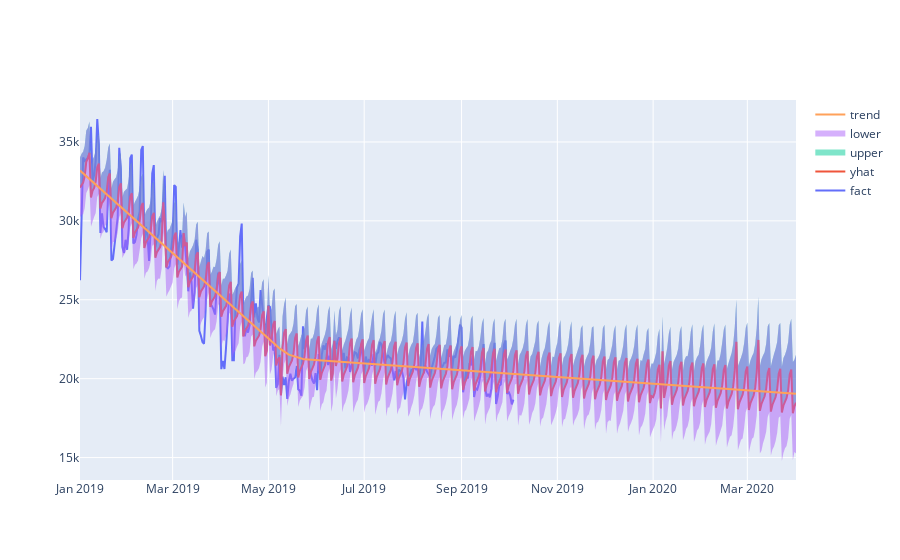

Notebook code for this chart:
### Code cell
# Рисуем график с границами прогноза на полном периоде
iplot([
    go.Scatter(x=df['ds'], y=df['y'], name='fact'),
    go.Scatter(x=final_forecast['ds'], y=final_forecast['yhat'], name='yhat'),
    go.Scatter(x=final_forecast['ds'], y=final_forecast['yhat_upper'], fill='tonexty', mode='none', name='upper'),
    go.Scatter(x=final_forecast['ds'], y=final_forecast['yhat_lower'], fill='tonexty', mode='none', name='lower'),
    go.Scatter(x=final_forecast['ds'], y=final_forecast['trend'], name='trend')
])

### Figure 1 — Plotly figure (JSON) as saved in the notebook; plotly's stock layout.template omitted (floating-point values rounded to 4 significant figures; data arrays with more than 128 entries replaced by an {"elided": "..."} marker saying what was removed)
{"data": [{"name": "fact", "type": "scatter", "x": {"elided": "277 str values"}, "y": {"elided": "277 int values"}}, {"name": "yhat", "type": "scatter", "x": {"elided": "457 str values"}, "y": {"elided": "457 float values"}}, {"fill": "tonexty", "mode": "none", "name": "upper", "type": "scatter", "x": {"elided": "457 str values"}, "y": {"elided": "457 float values"}}, {"fill": "tonexty", "mode": "none", "name": "lower", "type": "scatter", "x": {"elided": "457 str values"}, "y": {"elided": "457 float values"}}, {"name": "trend", "type": "scatter", "x": {"elided": "457 str values"}, "y": {"elided": "457 float values"}}], "layout": {}}
